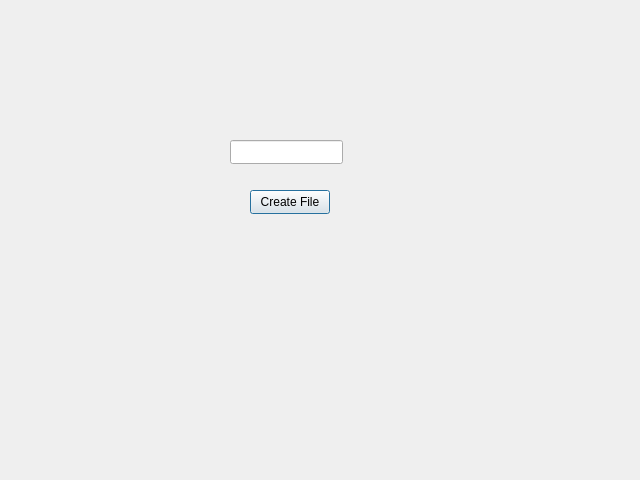
<?xml version="1.0" encoding="UTF-8"?>
<ui version="4.0">
 <class>newWindow</class>
 <widget class="QDialog" name="newWindow">
  <property name="geometry">
   <rect>
    <x>0</x>
    <y>0</y>
    <width>640</width>
    <height>480</height>
   </rect>
  </property>
  <property name="windowTitle">
   <string>Dialog</string>
  </property>
  <widget class="QLineEdit" name="lineEdit">
   <property name="geometry">
    <rect>
     <x>230</x>
     <y>140</y>
     <width>113</width>
     <height>24</height>
    </rect>
   </property>
  </widget>
  <widget class="QPushButton" name="pushButton">
   <property name="geometry">
    <rect>
     <x>250</x>
     <y>190</y>
     <width>80</width>
     <height>24</height>
    </rect>
   </property>
   <property name="text">
    <string>Create File</string>
   </property>
  </widget>
 </widget>
 <resources/>
 <connections/>
</ui>
